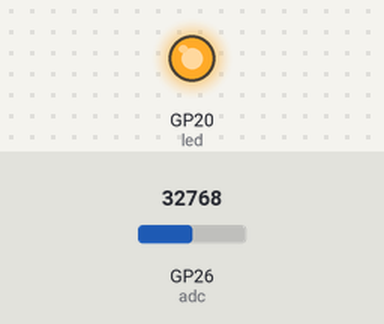
The program below on a simulated Raspberry Pi Pico running MicroPython. Parts: output pins drawn as LEDs (lit = HIGH). The test bench sets the inputs (shaded band); at power-on: GP26 (adc) = 32768 (analog values on the 0–65535 scale).

Above: at 1.2 s.
1.3 s: GP26 (adc) set to 7864
4.8 s: GP26 (adc) set to 0
At 5.7 s:
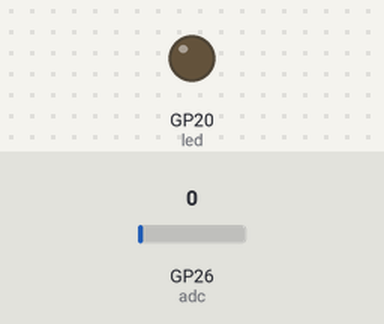
Timing chart, 0 to 7.8 s (numbered marks = the images above; inputs shaded):
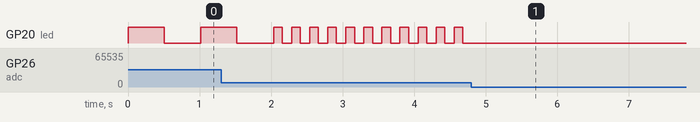

Measured:
- after the input at 4.8 s, GP20 (led): stops changing and stays LOW
- by itself, GP20 (led): repeats every 0.25 s: HIGH 0.12 s, LOW 0.13 s

The program:

main.py
```python
from machine import ADC, PWM, Pin
import time

led = Pin(20, Pin.OUT)
adc = ADC(Pin(26))


def pulse(pin, high_time, low_time):
    """
    Geef een puls op de pin:
    Maak de pin pin_nr hoog, wacht high_time,
    maak de pin laag, en wacht nog low_time
    """
    pin.value(1)
    time.sleep(high_time)
    pin.value(0)
    time.sleep(low_time)

while True:
    adc_value = adc.read_u16()
    low_time = adc_value/65000
    high_time = adc_value/65000
    pulse(led, high_time, low_time)
    time.sleep(0.01)
```
